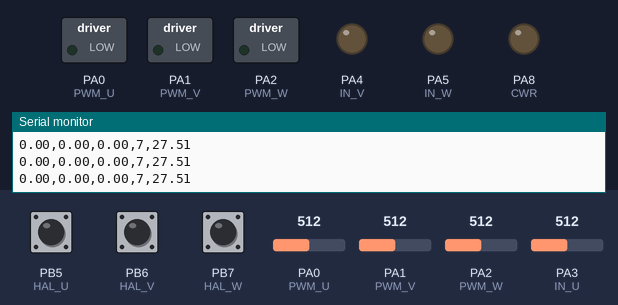
This sketch was run on a simulated STM32 Blue Pill. Shown: switched loads named in the sketch (green lamp = pin HIGH), output pins drawn as LEDs (lit = HIGH), the last lines printed to the serial monitor. The test bench sets the inputs (shaded band); at power-on: PB5 (HAL_U) HIGH, PB6 (HAL_V) HIGH, PB7 (HAL_W) HIGH, PA0 (PWM_U) = 512, PA1 (PWM_V) = 512, PA2 (PWM_W) = 512, PA3 (IN_U) = 512 (analog values on the 0–1023 scale).

Above: at 2.2 s.
2.3 s: PB5 (HAL_U) pulled LOW for 0.15 s
At 2.37 s:
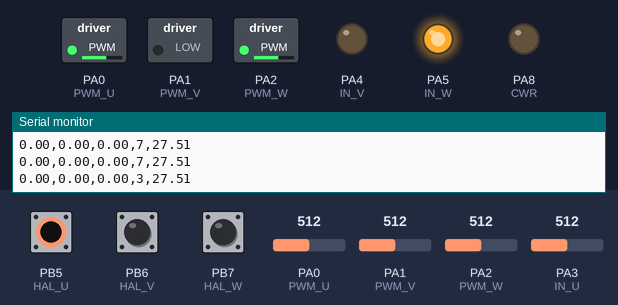
3.9 s: PB6 (HAL_V) pulled LOW for 0.15 s
At 3.97 s:
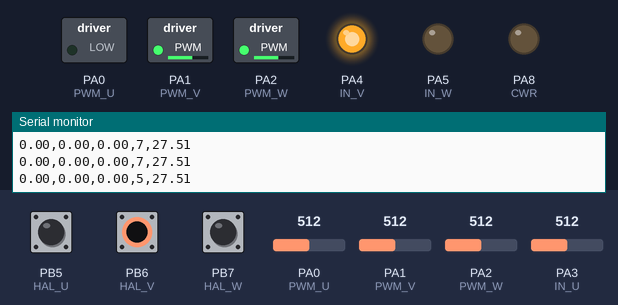
5.5 s: PB7 (HAL_W) pulled LOW for 0.15 s
At 5.57 s:
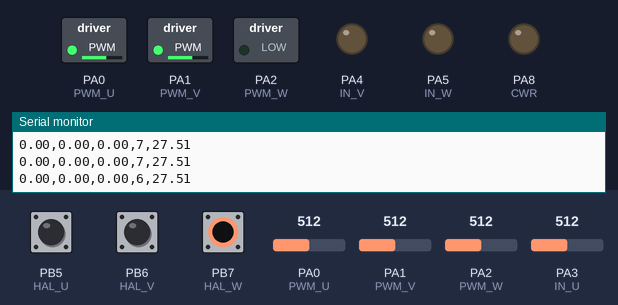
7.1 s: PB7 (HAL_W) pulled LOW for 3.2 s
At 10.8 s:
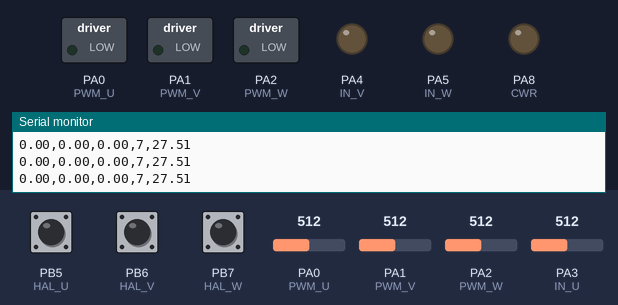
11.8 s: PB5 (HAL_U) pulled LOW for 1 s
At 12.6 s:
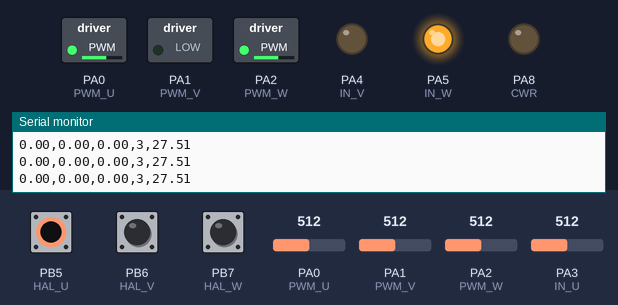
14.3 s: PB5 (HAL_U) pulled LOW for 3.2 s
At 18.7 s:
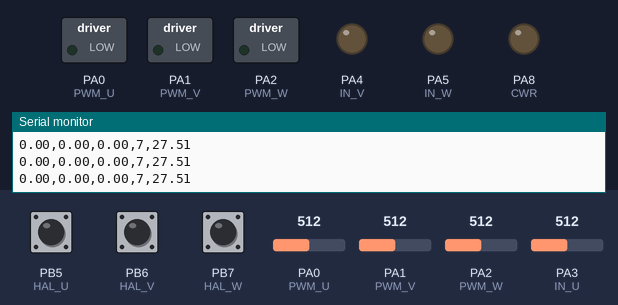
Timing chart, 0 to 20.0 s (numbered marks = the images above; inputs shaded):
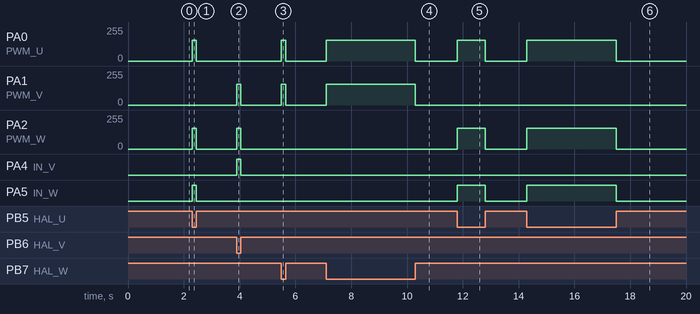

Measured:
- after the input at 2.3 s, PA0 (PWM_U), PA2 (PWM_W): 0/255 → 154/255 at once, → 0/255 0.15 s later; PA5 (IN_W): LOW → HIGH at once, → LOW 0.15 s later
- after the input at 3.9 s, PA1 (PWM_V), PA2 (PWM_W): 0/255 → 154/255 at once, → 0/255 0.15 s later; PA4 (IN_V): LOW → HIGH at once, → LOW 0.15 s later
- after the input at 5.5 s, PA0 (PWM_U), PA1 (PWM_V): 0/255 → 154/255 at once, → 0/255 0.15 s later
- after the input at 7.1 s, PA0 (PWM_U), PA1 (PWM_V): 0/255 → 154/255 at once, → 0/255 3.2 s later
- after the input at 11.8 s, PA0 (PWM_U), PA2 (PWM_W): 0/255 → 154/255 at once, → 0/255 1.0 s later; PA5 (IN_W): LOW → HIGH at once, → LOW 1.0 s later
- after the input at 14.3 s, PA0 (PWM_U), PA2 (PWM_W): 0/255 → 154/255 at once, → 0/255 3.2 s later; PA5 (IN_W): LOW → HIGH at once, → LOW 3.2 s later

The sketch:

stm32_bldc_controller.ino
```cpp
#define PWM_U       PA0
#define PWM_V       PA1
#define PWM_W       PA2

#define IN_U        PA3
#define IN_V        PA4
#define IN_W        PA5

#define HAL_U       PB5
#define HAL_V       PB6
#define HAL_W       PB7

#define VBATT       PA0
#define CUR_U       PA1
#define CUR_V       PA2
#define CUR_W       PA3

#define CWR         PA8

#define PWM_FREQUENCY   16000
#define PWM_RESOLUTION  12
#define PWM_MAX         4095

volatile uint8_t Hall_State = 0;

float BattVoltage = 0.0;
uint16_t VoltageRAW = 0;

uint16_t U_CurrentRAW = 0;
uint16_t V_CurrentRAW = 0;
uint16_t W_CurrentRAW = 0;

float U_Current = 0.0;
float V_Current = 0.0;
float W_Current = 0.0;

float Voltage_Coef = (55.0 / 4095.0);
float U_Current_Coef = (5.0 / 2048.0);
float V_Current_Coef = (5.0 / 2048.0);
float W_Current_Coef = (5.0 / 2048.0);

uint16_t PWM = 2475;

unsigned long previousMillis = 0;
int interval = 100;

void MotorRun(uint8_t SensorState);
uint8_t HallSensorsRead(void);
void HallSensorISR(void);

void setup() {
    Serial.begin(115200);

    pinMode(PWM_U, PWM);
    pinMode(PWM_V, PWM);
    pinMode(PWM_W, PWM);

    analogWriteFrequency(PWM_FREQUENCY);
    analogWriteResolution(PWM_RESOLUTION);

    pinMode(IN_U, OUTPUT);
    pinMode(IN_V, OUTPUT);
    pinMode(IN_W, OUTPUT);

    pinMode(CWR, OUTPUT);

    pinMode(HAL_U, INPUT_PULLUP);
    pinMode(HAL_V, INPUT_PULLUP);
    pinMode(HAL_W, INPUT_PULLUP);

    attachInterrupt(digitalPinToInterrupt(HAL_U), HallSensorISR, CHANGE);
    attachInterrupt(digitalPinToInterrupt(HAL_V), HallSensorISR, CHANGE);
    attachInterrupt(digitalPinToInterrupt(HAL_W), HallSensorISR, CHANGE);

    pinMode(VBATT, INPUT_ANALOG);
    pinMode(CUR_U, INPUT_ANALOG);
    pinMode(CUR_V, INPUT_ANALOG);
    pinMode(CUR_W, INPUT_ANALOG);

    analogReadResolution(12);

    MotorRun(0);
    delay(1000);

    Hall_State = HallSensorsRead();
    MotorRun(Hall_State);
}

void loop() {
    VoltageRAW = analogRead(VBATT);
    U_CurrentRAW = analogRead(CUR_U);
    V_CurrentRAW = analogRead(CUR_V);
    W_CurrentRAW = analogRead(CUR_W);

    BattVoltage = VoltageRAW * Voltage_Coef;
    U_Current = (U_CurrentRAW - 2048) * U_Current_Coef;
    V_Current = (V_CurrentRAW - 2048) * V_Current_Coef;
    W_Current = (W_CurrentRAW - 2048) * W_Current_Coef;

    unsigned long currentMillis = millis();

    if (currentMillis - previousMillis >= interval) {
        previousMillis = currentMillis;

        Serial.print(U_Current, 2);
        Serial.print(",");
        Serial.print(V_Current, 2);
        Serial.print(",");
        Serial.print(W_Current, 2);
        Serial.print(",");
        Serial.print(Hall_State);
        Serial.print(",");
        Serial.println(BattVoltage, 2);
    }
}

void HallSensorISR(void) {
    Hall_State = HallSensorsRead();
    MotorRun(Hall_State);
}

uint8_t HallSensorsRead(void) {
    uint8_t state = 0;
    state |= (digitalRead(HAL_U) << 2);
    state |= (digitalRead(HAL_V) << 1);
    state |= digitalRead(HAL_W);
    return state;
}

void MotorRun(uint8_t SensorState) {
    switch (SensorState) {
        case 1:
            analogWrite(PWM_U, PWM); digitalWrite(IN_U, LOW);
            analogWrite(PWM_V, PWM); digitalWrite(IN_V, HIGH);
            analogWrite(PWM_W, 0);   digitalWrite(IN_W, LOW);
            break;

        case 2:
            analogWrite(PWM_U, 0);   digitalWrite(IN_U, LOW);
            analogWrite(PWM_V, PWM); digitalWrite(IN_V, LOW);
            analogWrite(PWM_W, PWM); digitalWrite(IN_W, HIGH);
            break;

        case 3:
            analogWrite(PWM_U, PWM); digitalWrite(IN_U, LOW);
            analogWrite(PWM_V, 0);   digitalWrite(IN_V, LOW);
            analogWrite(PWM_W, PWM); digitalWrite(IN_W, HIGH);
            break;

        case 4:
            analogWrite(PWM_U, PWM); digitalWrite(IN_U, HIGH);
            analogWrite(PWM_V, 0);   digitalWrite(IN_V, LOW);
            analogWrite(PWM_W, PWM); digitalWrite(IN_W, LOW);
            break;

        case 5:
            analogWrite(PWM_U, 0);   digitalWrite(IN_U, LOW);
            analogWrite(PWM_V, PWM); digitalWrite(IN_V, HIGH);
            analogWrite(PWM_W, PWM); digitalWrite(IN_W, LOW);
            break;

        case 6:
            analogWrite(PWM_U, PWM); digitalWrite(IN_U, HIGH);
            analogWrite(PWM_V, PWM); digitalWrite(IN_V, LOW);
            analogWrite(PWM_W, 0);   digitalWrite(IN_W, LOW);
            break;

        default:
            analogWrite(PWM_U, 0); digitalWrite(IN_U, LOW);
            analogWrite(PWM_V, 0); digitalWrite(IN_V, LOW);
            analogWrite(PWM_W, 0); digitalWrite(IN_W, LOW);
            Hall_State = HallSensorsRead();
            break;
    }
}
```
